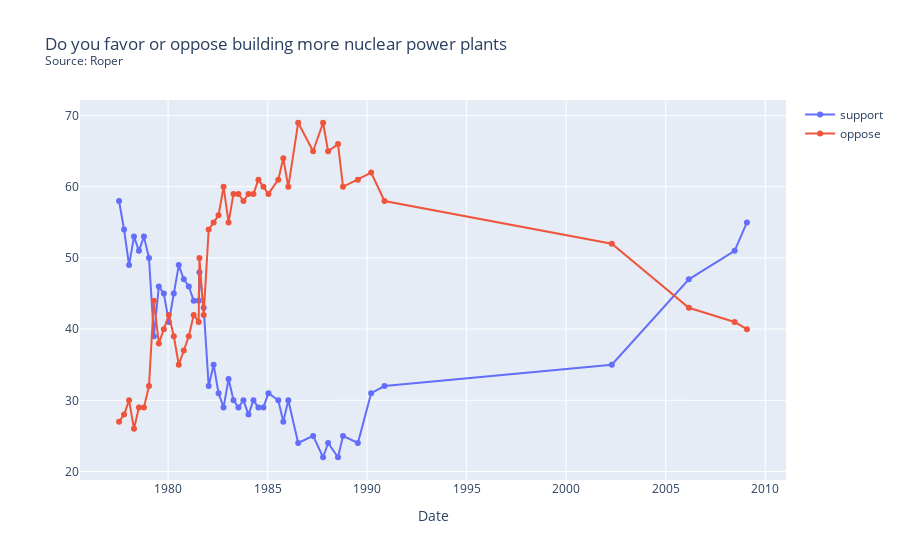
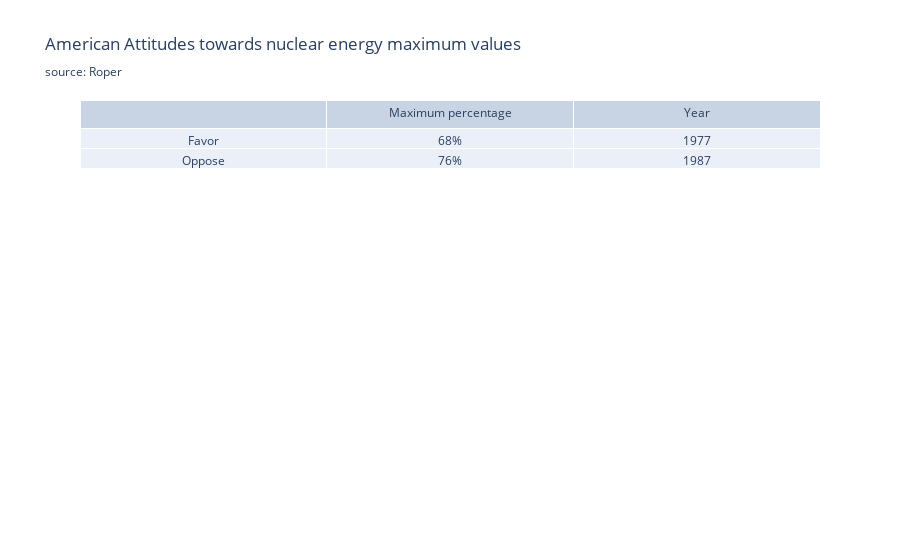

The notebook cell saved with these charts, in order:
### Code cell
import plotly.express as px
import plotly.graph_objects as go
#type(df3['date'].iloc[1])
s= "Do you favor or oppose building more nuclear power plants"
df4 = df_date.sort_values(by=['date']).copy()
source = df4['firm'].iloc[0].title()
title = s + "<br><sup>Source: " + source + "<sup>"

build_more_df = df4.copy()
resultdf=build_more_df.where(build_more_df['question'].str.contains(pat = "Building more nuclear power plants")).dropna().drop(columns='question')
fig = px.line(resultdf, x="date", y=["support", "oppose"], title=title, markers=True)
fig.update_layout(yaxis_title="", xaxis_title="Date", legend_title="")
fig.show()
# resultdf
#build_more_df['question'].str.contains(pat = "a")

def calc_percentage(val, total):
    return ((val/total)*100)



def create_table(df):
    fav_max_val = 0
    opp_max_val = 0
    
    for idx, row in df.iterrows():
        #print(f"support: {(row['support']/TOTAL)*100} oppose: {(row['oppose']/TOTAL)*100}")
        if fav_max_val <= calc_percentage(row['support'], row['total']):
            fav_max_val = round(calc_percentage(row['support'], row['total']))
            fav_max_year = row['year']
        if opp_max_val <= calc_percentage(row['oppose'], row['total']):
            opp_max_val = round(calc_percentage(row['oppose'], row['total']))
            opp_max_year = row['year']
    print(f"""favor: {fav_max_val} year: {fav_max_year:.0f}\noppose: {opp_max_val} year: {opp_max_year:.0f}""")

    
    fig = go.Figure(data=[go.Table(header=dict(values=[' ', 'Maximum percentage', 'Year']),
                 cells=dict(values=[["Favor", "Oppose"], [f"{fav_max_val}%", f"{opp_max_val}%"], [fav_max_year, opp_max_year]])
                              )])
    fig.update_layout(title_text="American Attitudes towards nuclear energy maximum values<br><sub>source: Roper")
    fig.show()
create_table(resultdf)

### Figure 1 — Plotly figure (JSON) as saved in the notebook; plotly's stock layout.template omitted (floating-point values rounded to 4 significant figures)
{"data": [{"hovertemplate": "variable=support<br>date=%{x}<br>value=%{y}<extra></extra>", "legendgroup": "support", "line": {"color": "#636efa", "dash": "solid"}, "marker": {"symbol": "circle"}, "mode": "lines+markers", "name": "support", "orientation": "v", "showlegend": true, "type": "scatter", "x": ["1977-07-15T00:00:00", "1977-10-15T00:00:00", "1978-01-15T00:00:00", "1978-04-15T00:00:00", "1978-07-15T00:00:00", "1978-10-15T00:00:00", "1979-01-15T00:00:00", "1979-04-15T00:00:00", "1979-07-15T00:00:00", "1979-10-15T00:00:00", "1980-01-15T00:00:00", "1980-04-15T00:00:00", "1980-07-15T00:00:00", "1980-10-15T00:00:00", "1981-01-15T00:00:00", "1981-04-15T00:00:00", "1981-07-15T00:00:00", "1981-07-29T00:00:00", "1981-10-15T00:00:00", "1982-01-15T00:00:00", "1982-04-15T00:00:00", "1982-07-15T00:00:00", "1982-10-15T00:00:00", "1983-01-15T00:00:00", "1983-04-15T00:00:00", "1983-07-15T00:00:00", "1983-10-15T00:00:00", "1984-01-15T00:00:00", "1984-04-15T00:00:00", "1984-07-15T00:00:00", "1984-10-15T00:00:00", "1985-01-15T00:00:00", "1985-07-15T00:00:00", "1985-10-15T00:00:00", "1986-01-15T00:00:00", "1986-07-15T00:00:00", "1987-04-15T00:00:00", "1987-10-15T00:00:00", "1988-01-15T00:00:00", "1988-07-15T00:00:00", "1988-10-15T00:00:00", "1989-07-15T00:00:00", "1990-03-15T00:00:00", "1990-11-15T00:00:00", "2002-04-17T00:00:00", "2006-03-01T00:00:00", "2008-06-18T00:00:00", "2009-01-30T00:00:00"], "xaxis": "x", "y": [58, 54, 49, 53, 51, 53, 50, 39, 46, 45, 41, 45, 49, 47, 46, 44, 44, 48, 43, 32, 35, 31, 29, 33, 30, 29, 30, 28, 30, 29, 29, 31, 30, 27, 30, 24, 25, 22, 24, 22, 25, 24, 31, 32, 35, 47, 51, 55], "yaxis": "y"}, {"hovertemplate": "variable=oppose<br>date=%{x}<br>value=%{y}<extra></extra>", "legendgroup": "oppose", "line": {"color": "#EF553B", "dash": "solid"}, "marker": {"symbol": "circle"}, "mode": "lines+markers", "name": "oppose", "orientation": "v", "showlegend": true, "type": "scatter", "x": ["1977-07-15T00:00:00", "1977-10-15T00:00:00", "1978-01-15T00:00:00", "1978-04-15T00:00:00", "1978-07-15T00:00:00", "1978-10-15T00:00:00", "1979-01-15T00:00:00", "1979-04-15T00:00:00", "1979-07-15T00:00:00", "1979-10-15T00:00:00", "1980-01-15T00:00:00", "1980-04-15T00:00:00", "1980-07-15T00:00:00", "1980-10-15T00:00:00", "1981-01-15T00:00:00", "1981-04-15T00:00:00", "1981-07-15T00:00:00", "1981-07-29T00:00:00", "1981-10-15T00:00:00", "1982-01-15T00:00:00", "1982-04-15T00:00:00", "1982-07-15T00:00:00", "1982-10-15T00:00:00", "1983-01-15T00:00:00", "1983-04-15T00:00:00", "1983-07-15T00:00:00", "1983-10-15T00:00:00", "1984-01-15T00:00:00", "1984-04-15T00:00:00", "1984-07-15T00:00:00", "1984-10-15T00:00:00", "1985-01-15T00:00:00", "1985-07-15T00:00:00", "1985-10-15T00:00:00", "1986-01-15T00:00:00", "1986-07-15T00:00:00", "1987-04-15T00:00:00", "1987-10-15T00:00:00", "1988-01-15T00:00:00", "1988-07-15T00:00:00", "1988-10-15T00:00:00", "1989-07-15T00:00:00", "1990-03-15T00:00:00", "1990-11-15T00:00:00", "2002-04-17T00:00:00", "2006-03-01T00:00:00", "2008-06-18T00:00:00", "2009-01-30T00:00:00"], "xaxis": "x", "y": [27, 28, 30, 26, 29, 29, 32, 44, 38, 40, 42, 39, 35, 37, 39, 42, 41, 50, 42, 54, 55, 56, 60, 55, 59, 59, 58, 59, 59, 61, 60, 59, 61, 64, 60, 69, 65, 69, 65, 66, 60, 61, 62, 58, 52, 43, 41, 40], "yaxis": "y"}], "layout": {"autosize": true, "legend": {"title": {"text": ""}, "tracegroupgap": 0}, "title": {"text": "Do you favor or oppose building more nuclear power plants<br><sup>Source: Roper<sup>"}, "xaxis": {"anchor": "y", "autorange": true, "domain": [0, 1], "range": ["1975-09-01 21:01:10.8847", "2010-12-13 02:58:49.1153"], "title": {"text": "Date"}, "type": "date"}, "yaxis": {"anchor": "x", "autorange": true, "domain": [0, 1], "range": [18.12, 72.88], "title": {"text": ""}, "type": "linear"}}}

### Figure 2 — Plotly figure (JSON) as saved in the notebook; plotly's stock layout.template omitted (floating-point values rounded to 4 significant figures)
{"data": [{"cells": {"values": [["Favor", "Oppose"], ["68%", "76%"], [1977, 1987]]}, "header": {"values": [" ", "Maximum percentage", "Year"]}, "type": "table"}], "layout": {"autosize": true, "title": {"text": "American Attitudes towards nuclear energy maximum values<br><sub>source: Roper"}}}
